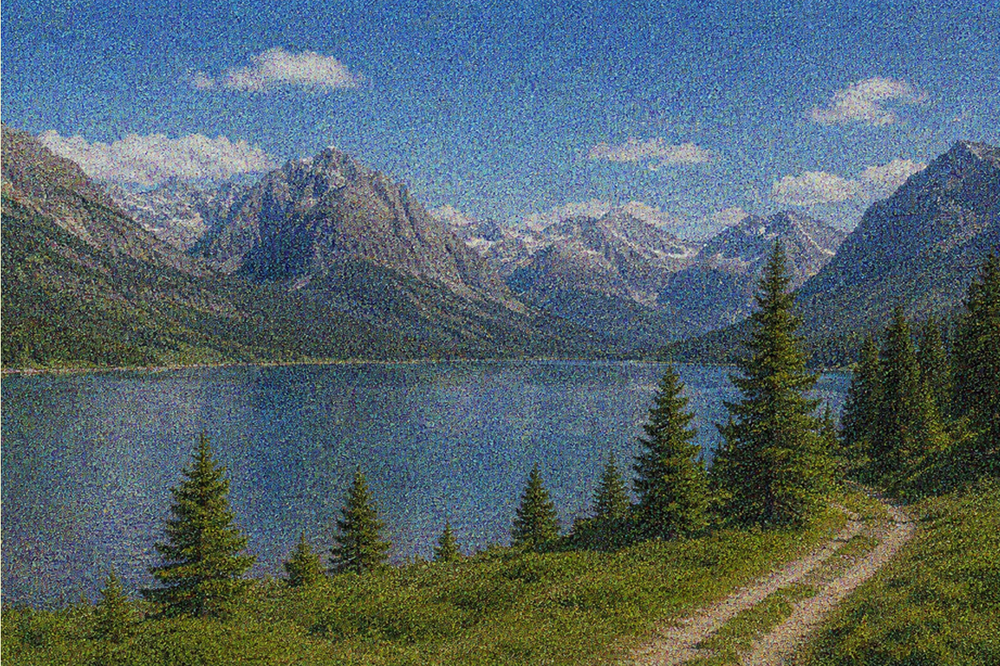
#> input picture Task3/noiseImg.png, 1000 x 666 px, shrunk from 1292 x 860 before the run, given in place of the camera
$ python task_6.py
#> lines starting #> are read from the running program, lines starting #| are printed output that depends on the picture
import cv2

# Open webcam
cap = cv2.VideoCapture(0)

# Initial kernel size (must be odd)
blur_size = 5

while True:
    ret, frame = cap.read()
#> frame is the input picture: shape (666, 1000, 3); mean B, G, R 106.2, 100.7, 83.7

    if not ret:
        break

    # Convert to grayscale
    gray = cv2.cvtColor(frame, cv2.COLOR_BGR2GRAY)
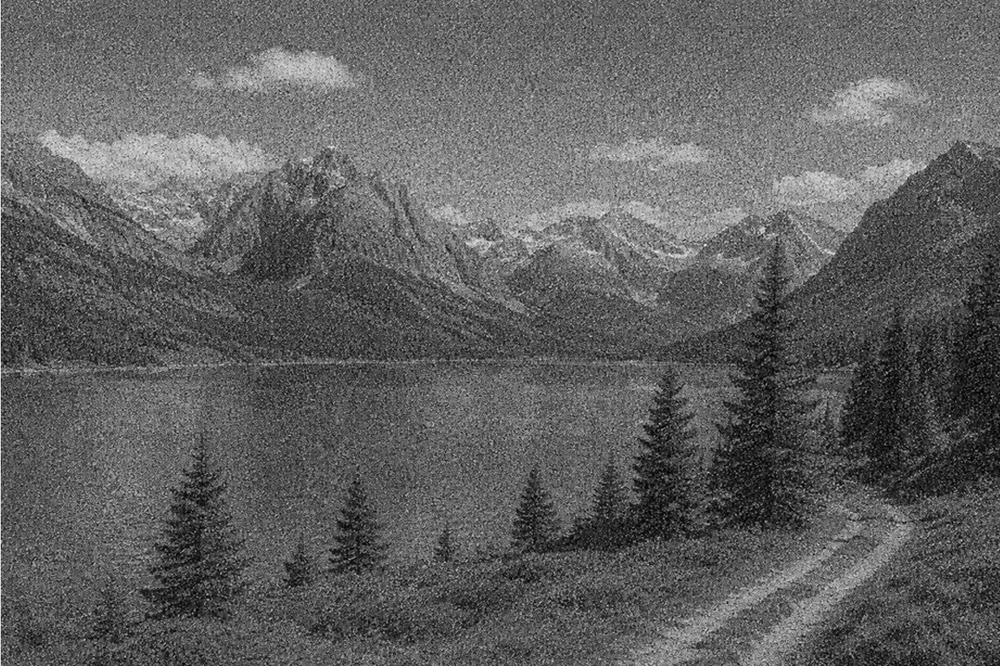
#> gray: shape (666, 1000); min 0, max 237, mean 96.3

    # Apply Gaussian Blur
    blurred = cv2.GaussianBlur(gray, (blur_size, blur_size), 0)

    # Canny Edge Detection
    edges = cv2.Canny(blurred, 50, 150)
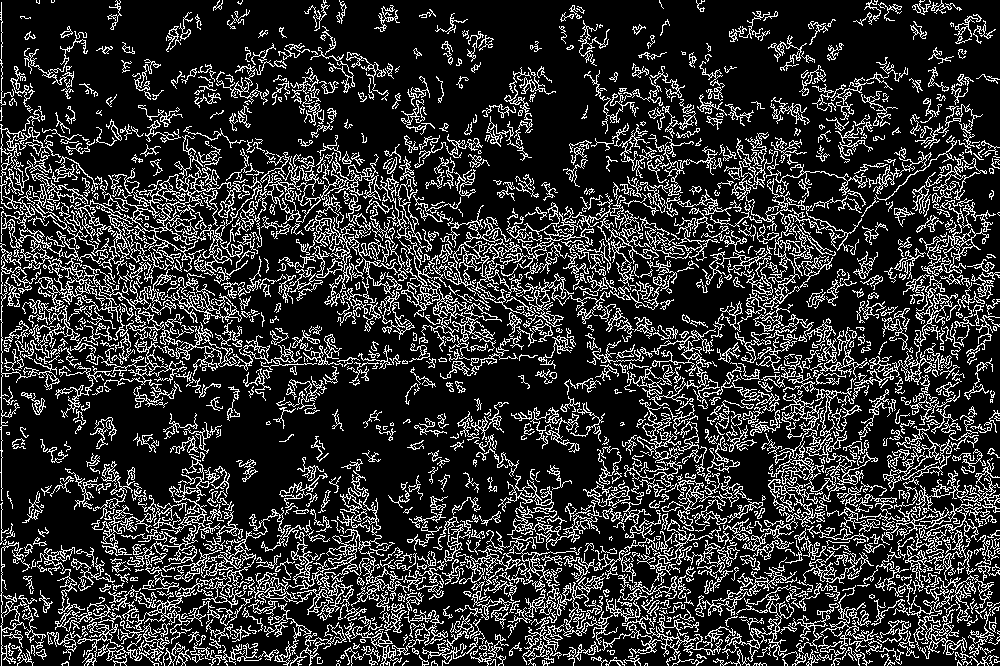
#> edges: shape (666, 1000); 19.6% white in thin lines or dots

    # Display kernel size on image
    cv2.putText(
        blurred,
        f"Blur Kernel: {blur_size}",
        (10, 30),
        cv2.FONT_HERSHEY_SIMPLEX,
        1,
        (255),
        2
    )
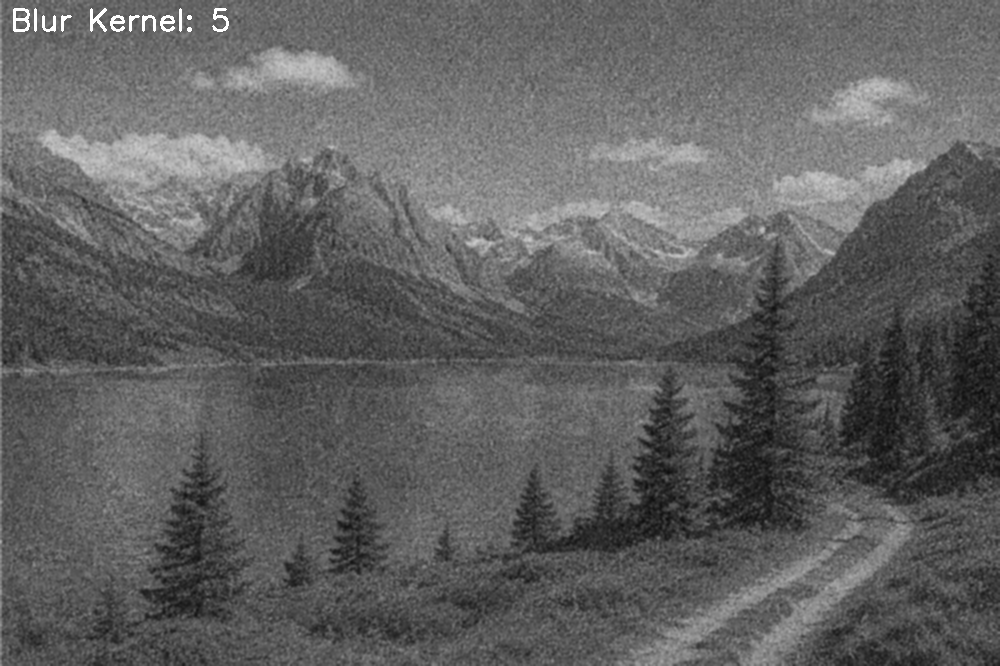
#> blurred: shape (666, 1000); min 12, max 255, mean 96.6

    cv2.imshow("Blurred Feed", blurred)
    cv2.imshow("Canny Edges", edges)

    key = cv2.waitKey(1) & 0xFF
#> (key q is pressed here)

    # Increase blur
    if key == ord('w'):
        blur_size += 2

    # Decrease blur
    elif key == ord('s'):
        blur_size -= 2
        if blur_size < 1:
            blur_size = 1

        if blur_size % 2 == 0:
            blur_size += 1

    # Quit
    elif key == ord('q'):
        break

cap.release()
cv2.destroyAllWindows()
